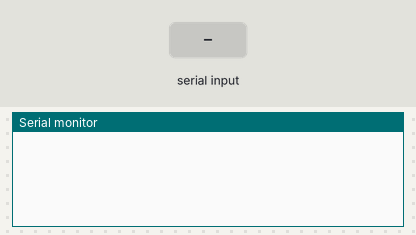
Bench run of a sketch on a simulated Arduino Uno, built with avr-gcc and run on an emulated ATmega328P. Shown: the last lines printed to the serial monitor. Inputs (shaded band) come from the test bench.

Above: at 1.2 s.
1.3 s: "1\n" received over Serial
At 2.4 s:
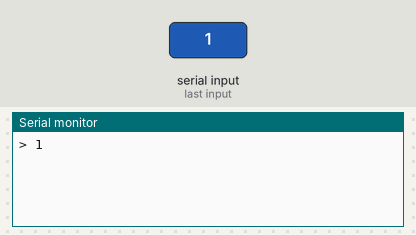
2.8 s: "1\n" received over the second serial link
At 3.5 s:
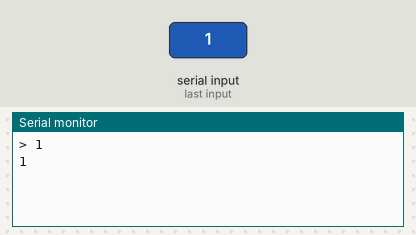
4.3 s: byte 10 ('\n') received over Serial
At 4.7 s:
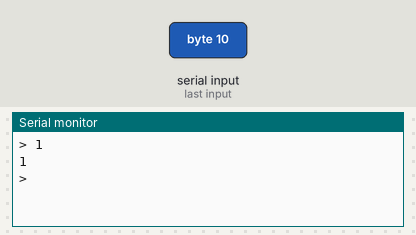
5.8 s: "0\n" received over Serial
At 7.0 s:
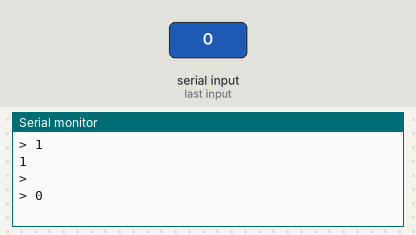
7.3 s: "0\n" received over the second serial link
At 8.1 s:
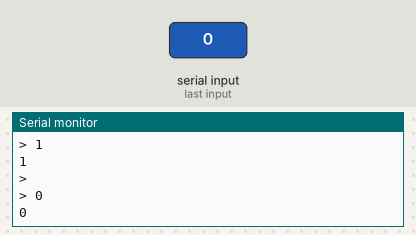

Measured:
- after the input at 1.3 s, the serial monitor: prints a new line at once (image 1)
- after the input at 2.8 s, the serial monitor: prints a new line at once (image 2)
- after the input at 4.3 s, the serial monitor: prints a new line at once (image 3)
- after the input at 5.8 s, the serial monitor: prints a new line at once (image 4)
- after the input at 7.3 s, the serial monitor: prints a new line at once (image 5)

The sketch:

CH_65_01.ino
```cpp
#include <SoftwareSerial.h>

SoftwareSerial ESPSerial(2, 3);     // 소프트웨어 시리얼 포트 (RX, TX)
boolean NewLine = true;

void setup() {
  Serial.begin(115200);       // 컴퓨터와의 시리얼 통신 초기화
  ESPSerial.begin(115200);    // ESP-01 모듈과의 시리얼 통신 초기화
}

void loop() {
  if (Serial.available()) {     // 시리얼 모니터 → 아두이노 → ESP-01 모듈
    char ch = Serial.read();

    ESPSerial.write(ch);
    if (NewLine) {
      Serial.print("\n> ");
      NewLine = false;
    }
    if (ch == '\n') {
      NewLine = true;
    }
    Serial.write(ch);
  }

  if (ESPSerial.available()) {  // ESP-01 모듈 → 아두이노 → 시리얼 모니터
    char ch = ESPSerial.read();
    Serial.write(ch);
  }
}
```
